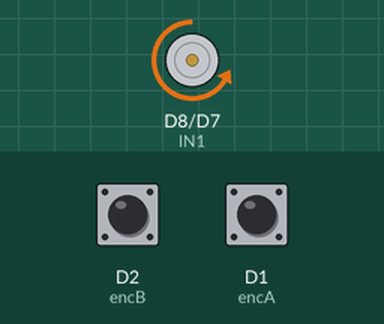
Simulated run of this sketch. Board: ESP8266 (NodeMCU). On the bench: motor-driver pin pairs drawn as motors (green arrow = first pin HIGH = forward, orange = second pin HIGH = backward, longer = more drive, scaled by the enable pin). The inputs (shaded band) are chosen by the test bench; at power-on: D2 (encB) HIGH, D1 (encA) HIGH. What the sketch prints to the serial monitor is not drawn.

Above: at 0.5 s.
At 1.5 s:
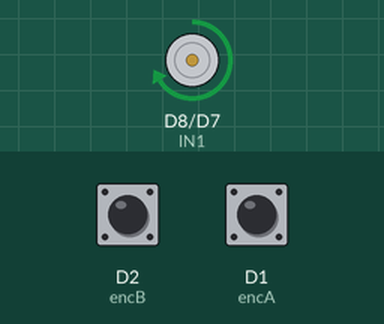
At 10.5 s:
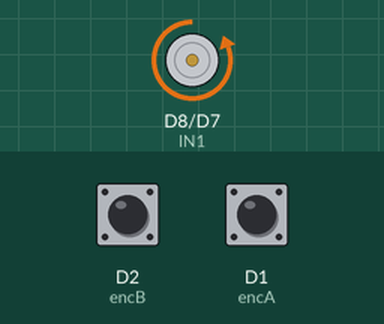
At 19.5 s:
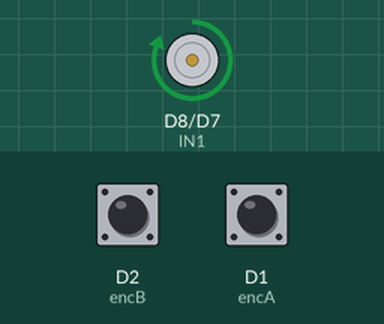
Timing chart, 0 to 20.8 s (numbered marks = the images above):
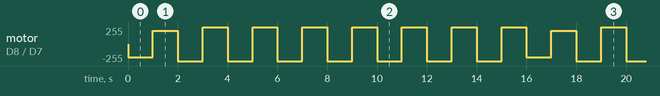

Measured:
- by itself, motor on D8 (IN1) / D7 (IN2): repeats every 16.0 s: forward 200/255 1.0 s, 7 × (backward 255/255 1.0 s, forward 255/255 1.0 s), backward 200/255 1.0 s

The sketch:

ESP8266_sendData.ino
```cpp
// AUTOR: David Castillo Alvarado
// Fecha: 2/12/2019
// TEMA: Control PID
// TEMA_vídeo :
#include <Ticker.h>  //timers only for ESP8266
Ticker send_ident;
int SampleTime = 3;
String data_send;
/*------------------------------INput/output values--------------------------------*/
float signal = 0.0; // Input
#define N  (2)
#define M  (8)
int list_signal[M]={200,300,400,500,600,900,800,1000};
int list_delay[N] ={1000,1000};
/*------------------------------Variables for LM298N-------------------------------*/
int IN1 = D8;
int IN2 = D7;
int PWM1 = D6;
int forWARDS  = 1;
int backWARDS = 0;

/*------------------------------Variables for incremental encoder----------------------------------*/
volatile long contador =  0;                    // Output
byte          ant      =  0;
byte          act      =  0;
const byte    encA     =  D1;                  // Signal for channel A
const byte    encB     =  D2;                  // Signal for channel B

/*==============================SETUP=================================*/
void setup() {

  Serial.begin(115200);
  digitalWrite(IN1, LOW);
  digitalWrite(IN2, LOW);
  analogWrite(PWM1, LOW);
  pinMode(IN1, OUTPUT);
  pinMode(IN2, OUTPUT);
  pinMode(PWM1, OUTPUT);
  //------Timer----
  send_ident.attach_ms(SampleTime, DC_send_data);
  // Pin Interruption
  attachInterrupt(digitalPinToInterrupt(encA), encoder, CHANGE); // rising and falling flank
  attachInterrupt(digitalPinToInterrupt(encB), encoder, CHANGE); // rising and falling flank
}
/*==============================LOOP==================================*/
void loop()
{/*
  for (int i=0; i<10;i++){
    contador = 0;
    RunMotor(list_signal[i]);
    signal = list_signal[i];
    delay(list_delay[0]);
    signal = 0;
    RunMotor(-list_signal[i]);//frena
    delay(1);
    RunMotor(signal);         //cero pwm
    delay(list_delay[1]);;    //espera */
  for (int i=0; i<M;i++){
    RunMotor(list_signal[i]);
    signal = list_signal[i];
    delay(list_delay[0]);
    //signal = 0;
    RunMotor(-list_signal[i]);
    signal = -list_signal[i];
    delay(list_delay[1]);
    //RunMotor(signal);         //cero pwm
    //delay(list_delay[1]);;    //espera

  }

}

/*====================================================================*/

/*=============================ROLL====================================*/
void DC_send_data(){
  data_send = String("{")+String("'input':") + String(signal) + String(",")
                         +String("'output':") + String(contador) + String("}");

  Serial.println(data_send);
  //Serial.println(dt);
}

// Encoder x4. Execute when interruption pin jumps.
void encoder(void){
  //Serial.println(ant);
  ant=act;                            // Saved act (current read) in ant (last read)
  act = digitalRead(encA)<<1|digitalRead(encB);
  if(ant==0 && act==1)        contador++;  // Increase the counter for forward movement
  else if(ant==1  && act==3)  contador++;
  else if(ant==3  && act==2)  contador++;
  else if(ant==2  && act==0)  contador++;
  else contador--;                         // Reduce the counter for backward movement
}


// Function for run the motor, backward, forward or stop
void RunMotor(double Usignal){
  if (Usignal>=0){
    shaftrev(IN1,IN2,PWM1,backWARDS, Usignal);
  }else{
      shaftrev(IN1,IN2,PWM1,forWARDS, -1*Usignal);
  }
}

// Function that set DC_driver to move the motor
void shaftrev(int in1, int in2, int PWM, int sentido,int Wpulse){
  if(sentido == 0){ //backWARDS
    digitalWrite(in2, HIGH);
    digitalWrite(in1, LOW);
    analogWrite(PWM,Wpulse);
    }
  if(sentido == 1){ //forWARDS
    digitalWrite(in2, LOW);
    digitalWrite(in1, HIGH);
    analogWrite(PWM,Wpulse);
    }
}
```
